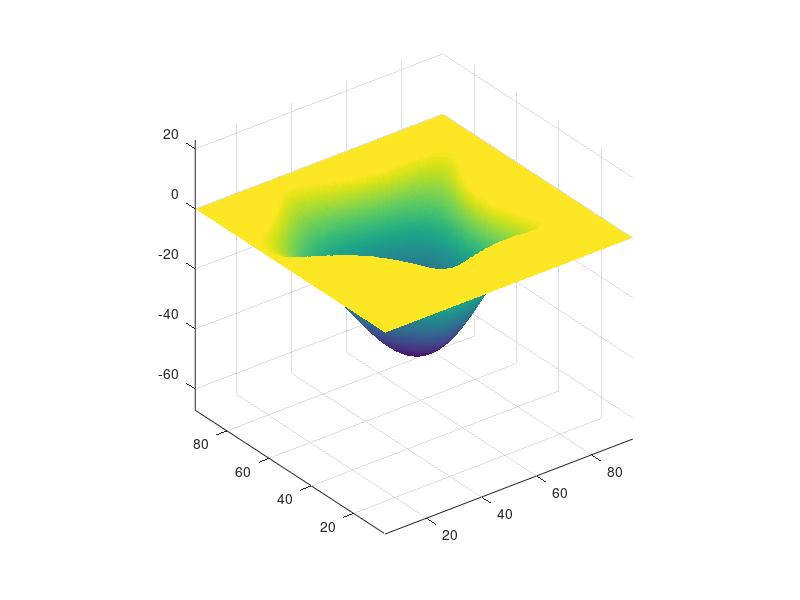

Reproduce this figure in MATLAB.
clc
clear all


%------------------------------------------
load dane_jezioro   % dane XX, YY, FF sa potrzebne jedynie do wizualizacji problemu. 
surf(XX, YY, FF)
shading interp
axis equal
%------------------------------------------


%------------------------------------------
% Implementacja Monte Carlo dla f(x,y) w celu obliczenia objetosci wody w zbiorniku wodnym. 
% Calka = ?
% Nalezy skorzystac z nastepujacej funkcji:
% z = glebokosc(x,y); % wyznaczanie glebokosci jeziora w punkcie (x,y),
% gdzie x i y sa losowane
%------------------------------------------
